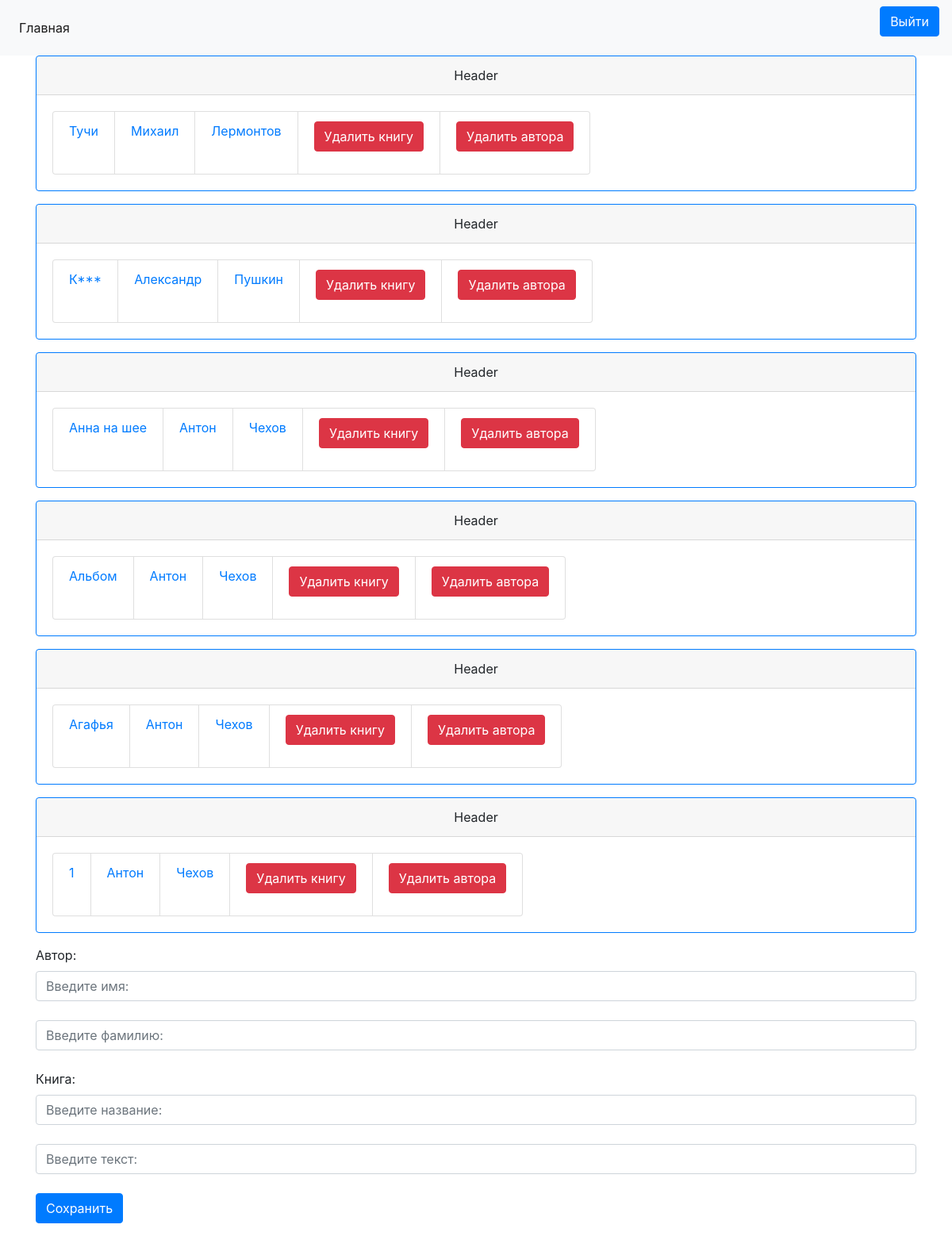
/index/, run on an earlier commit of the app's database.
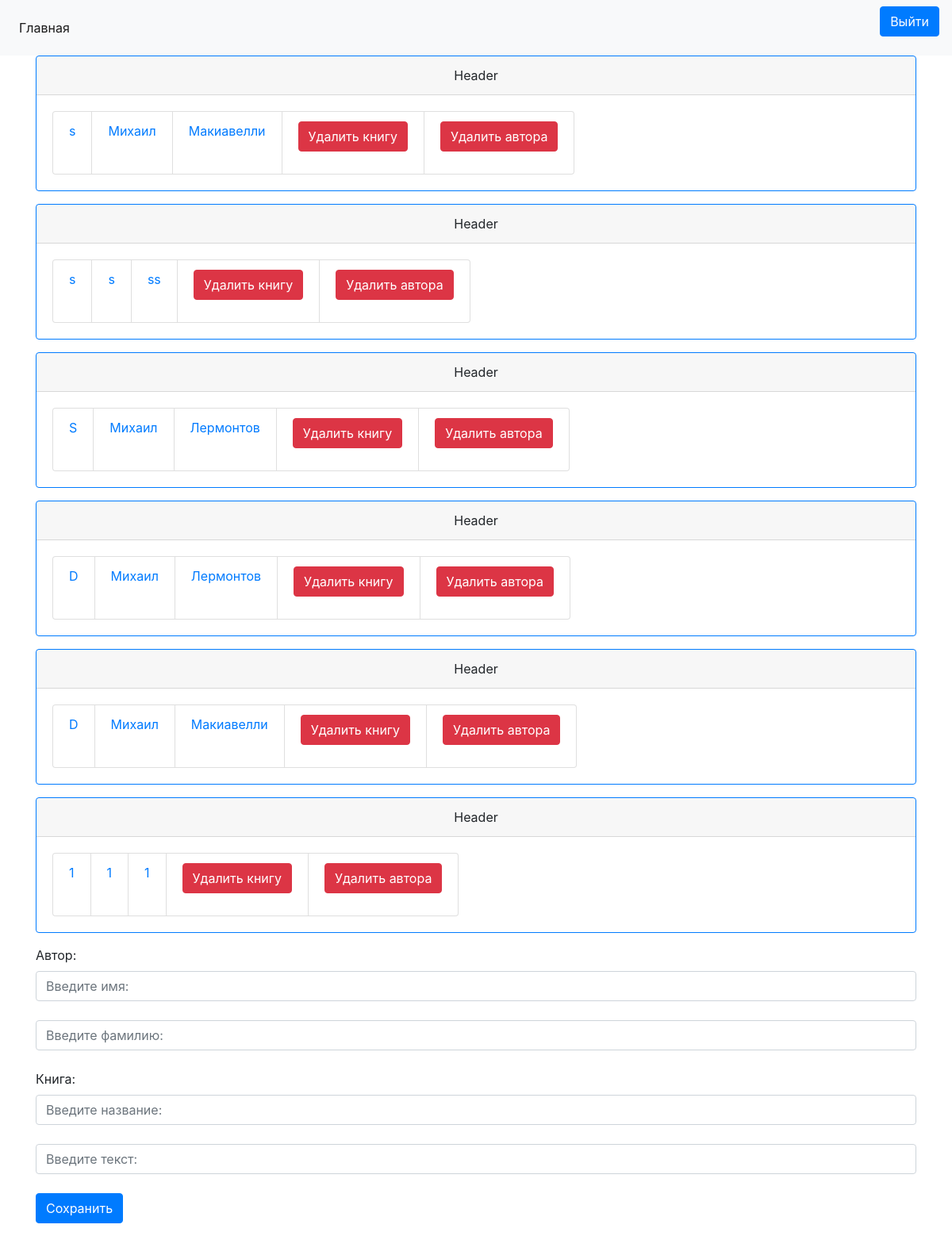
And on a later commit of the database.
### first/models.py (models this page shows)
class Book(models.Model):
    name = models.CharField(max_length=200)
    author = models.ForeignKey(Author, on_delete=models.CASCADE)
    text = models.TextField(default='')

class Author(models.Model):
    name = models.CharField(max_length=200)
    surname = models.CharField(max_length=200)

### first/views.py (the view, shortened to what this page needs)
# urls.py: path('', views.index, name='index'),
def index(request):
    if request.method == 'GET':
        book_list = Book.objects.order_by('-name')
        template = loader.get_template('index.html')
        context = {
            'book_list': book_list
        }
        return HttpResponse(template.render(context, request))

### first/templates/index.html (shortened to what this page needs)
<html>
<head>
    <link rel="stylesheet" href="https://stackpath.bootstrapcdn.com/bootstrap/4.3.1/css/bootstrap.min.css" integrtiy="sha384-ggOyR0iXCbMQv3Xipma34MD+dH/1fQ784/j6cY/iJTQUOhcWr7x9JvoRxT2MZw1T">
</head>
<body>
    <nav class="navbar navbar-expand-lg navbar-light bg-light">
       <div class="collapse navbar-collapse" id="navbarSupportedContent">
         <ul class="navbar-nav mr-auto">
           <li class="nav-item active">
             <a class="nav-link" href="">Главная<span class="sr-only">(current)</span></a>
           </li>
                 </ul>
                 <form method="post" action="/logout">
           <input type="submit" name="LogOut" class="btn btn-primary" value="Выйти">
             </form>
           </div>
           </nav>
           <div class="container text-center">
            <div class="row align-items-start">
              <div class="col">
    {% if book_list %}
    {% for book in book_list %}
    <div class="card border-primary mb-3" style="">
        <div class="card-header">Header</div>
        <div class="card-body text-primary">
    <ul class="list-group list-group-horizontal">
        <li class="list-group-item"><a href="/book/{{book.id}}"> {{ book.name }}</a> </li>
        <li class="list-group-item">{{ book.author.name }} </li>
        <li class="list-group-item">{{ book.author.surname }} </li>
        <li class="list-group-item"><form action="{% url 'books:delete_book' book.id %}" method="post">
            <input type="submit" class="btn btn-danger" value="Удалить книгу">
        </form></li>
        <li class="list-group-item"><form action="{% url 'books:delete_author' book.author.id %}" method="post">
            <input type="submit" class="btn btn-danger" value="Удалить автора">
        </form></li>
    </ul>
</div>
</div>
    {% endfor %}
{% else %}
    <p class="card-text">No books are available.</p>
{% endif %}
</div>
</div>
</div>
<div class="container">
    <label>Автор:</label>
<form method="post">{% csrf_token %}
    <input type="text" name="aname" class="form-control" placeholder="Введите имя:" /><br>
    <input type="text" name="surname" class="form-control" placeholder="Введите фамилию:"/><br>
    <label>Книга:</label>
    <input type="text" name="bname" class="form-control" placeholder="Введите название:" /><br>
    <input type="text" name="text" class="form-control" id="exampleFormControlTextarea1" rows="5" placeholder="Введите текст:" /><br>
    <input type="submit"  class="btn btn-primary" value="Сохранить">
</form>
</div>
</body>
</html>

What changed in the data, as far as the page shows it:
removed Book: name "Тучи", author.name "Михаил", author.surname "Лермонтов"
removed Book: name "К***", author.name "Александр", author.surname "Пушкин"
removed Book: name "Анна на шее", author.name "Антон", author.surname "Чехов"
removed Book: name "Альбом", author.name "Антон", author.surname "Чехов"
removed Book: name "Агафья", author.name "Антон", author.surname "Чехов"
removed Book: name "1", author.name "Антон", author.surname "Чехов"
added Book: name "s", author.name "Михаил", author.surname "Макиавелли"
added Book: name "s", author.name "s", author.surname "ss"
added Book: name "S", author.name "Михаил", author.surname "Лермонтов"
added Book: name "D", author.name "Михаил", author.surname "Лермонтов"
added Book: name "D", author.name "Михаил", author.surname "Макиавелли"
added Book: name "1", author.name "1", author.surname "1"
